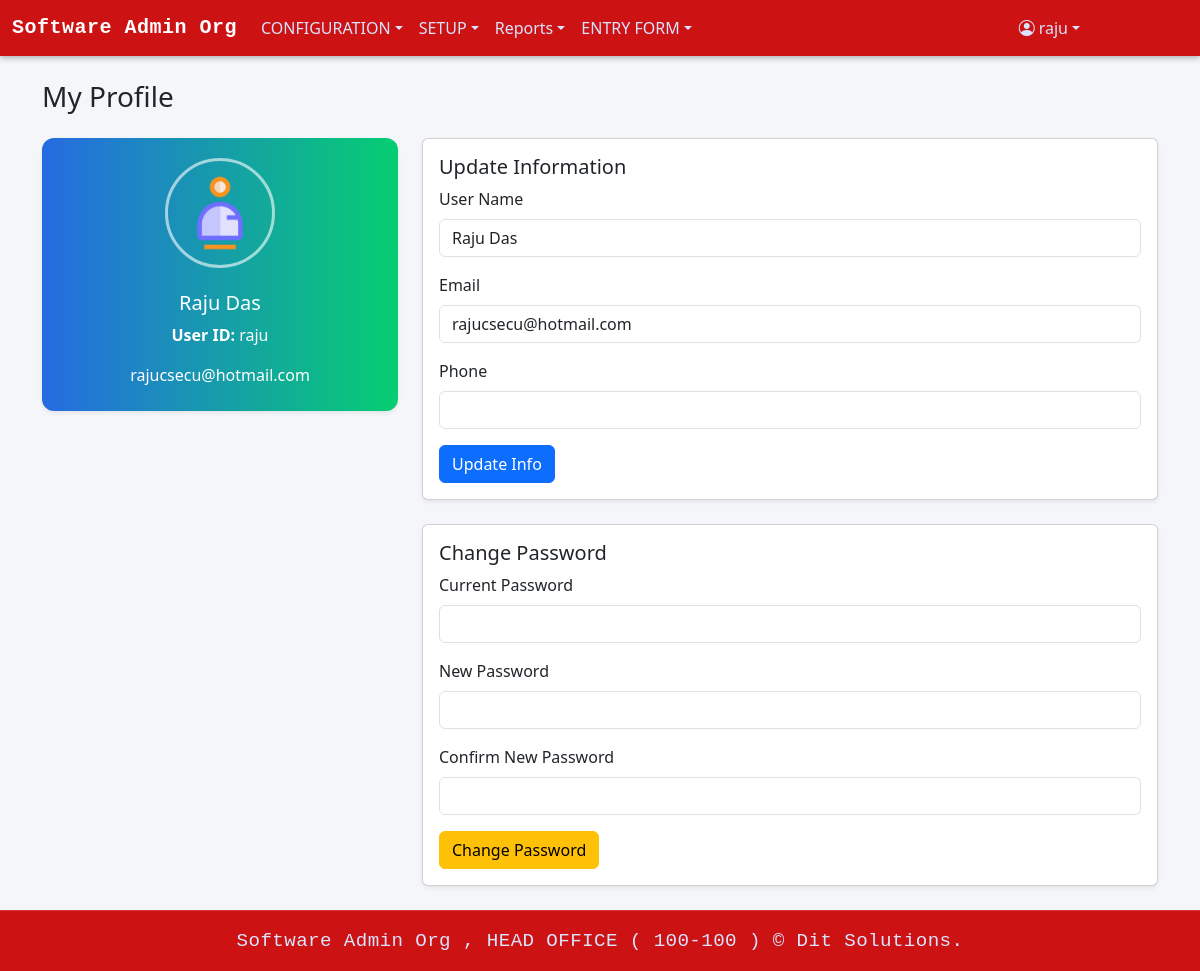
Page /profile.php (signed in) on the committed database.
### tables this page shows
CREATE TABLE `menu_info` (
  `MENU_ID` int(11) NOT NULL,
  `MENU_NAME` varchar(100) NOT NULL,
  `MENU_LINK` varchar(255) DEFAULT NULL,
  `PARENT_ID` int(11) DEFAULT NULL
);

CREATE TABLE `user_login_info` (
  `USER_ID` varchar(200) NOT NULL,
  `USER_PASSWORD` varchar(200) NOT NULL,
  `EMAIL` varchar(100) DEFAULT NULL,
  `PHONE` varchar(20) DEFAULT NULL,
  `ENTRY_DATE` date DEFAULT NULL,
  `AUTHORIZED_STATUS` char(1) DEFAULT 'N',
  `USER_NAME` varchar(200) DEFAULT NULL,
  `USER_TYPE_ID` int(10) DEFAULT NULL,
  `BR_CODE` varchar(20) DEFAULT NULL,
  `ORG_CODE` varchar(20) DEFAULT NULL
);

### profile.php (the view, shortened to what this page needs)
<?php
require 'db.php';
$userId   = $_SESSION['user']['user_id'] ?? null;
$stmt = $pdo->prepare("SELECT * FROM user_login_info WHERE USER_ID = :uid");
$stmt->execute(['uid' => $userId]);
$user = $stmt->fetch(PDO::FETCH_ASSOC);
?>
<!DOCTYPE html>
<html lang="en">
<head>
<link href="https://cdn.jsdelivr.net/npm/bootstrap@5.3.0/dist/css/bootstrap.min.css" rel="stylesheet">
</head>
<body>
<?php include 'header.php'; ?>
<main class="container py-4">
<h3 class="mb-4">My Profile</h3>
<div class="row">
    <div class="col-md-4 mb-4">
        <div class="profile-card shadow-sm">
            <img src="plogo.png" alt="Profile Logo">
            <h5 class="mt-2"><?= htmlspecialchars($user['USER_NAME']) ?></h5>
            <p><strong>User ID:</strong> <?= htmlspecialchars($user['USER_ID']) ?></p>
            <p class="mb-1"><?= htmlspecialchars($user['EMAIL']) ?></p>
        </div>
    </div>
    <div class="col-md-8">
        <div class="card mb-4 shadow-sm">
            <div class="card-body">
                <h5>Update Information</h5>
                <form method="post">
                    <div class="mb-3">
                        <label class="form-label">User Name</label>
                        <input type="text" name="user_name" class="form-control"
                               value="<?= htmlspecialchars($user['USER_NAME']) ?>" required>
                    </div>
                    <div class="mb-3">
                        <label class="form-label">Email</label>
                        <input type="email" name="email" class="form-control"
                               value="<?= htmlspecialchars($user['EMAIL']) ?>">
                    </div>
                    <div class="mb-3">
                        <label class="form-label">Phone</label>
                        <input type="text" name="phone" class="form-control"
                               value="<?= htmlspecialchars($user['PHONE']) ?>">
                    </div>
                    <button type="submit" name="update_info" class="btn btn-primary">
                        Update Info
                    </button>
                </form>
            </div>
        </div>
        <div class="card shadow-sm">
            <div class="card-body">
                <h5>Change Password</h5>
                <form method="post">
                    <div class="mb-3">
                        <label class="form-label">Current Password</label>
                        <input type="password" name="current_password" class="form-control" required>
                    </div>
                    <div class="mb-3">
                        <label class="form-label">New Password</label>
                        <input type="password" name="new_password" class="form-control" required>
                    </div>
                    <div class="mb-3">
                        <label class="form-label">Confirm New Password</label>
                        <input type="password" name="confirm_password" class="form-control" required>
                    </div>
                    <button type="submit" name="change_password" class="btn btn-warning">
                        Change Password
                    </button>
                </form>
            </div>
        </div>
    </div>
</div>
</main>
<?php include 'footer.php'; ?>
</body>
</html>

### header.php (shortened to what this page needs)
<?php
$loginUserTypeId = $_SESSION['user']['user_type_id'] ?? '';
$loginUserId     = $_SESSION['user']['user_id'] ?? '';
$sqlMenus = "SELECT m.MENU_ID, m.MENU_NAME, m.MENU_LINK, m.PARENT_ID
             FROM menu_info m
             INNER JOIN user_menu_view_permission ump
                 ON m.MENU_ID = ump.MENU_ID
             WHERE ump.USER_TYPE_ID = :user_type_id
               AND ump.CAN_VIEW = true
             ORDER BY m.MENU_ID";
$stmtMenus = $pdo->prepare($sqlMenus);
$stmtMenus->execute(['user_type_id' => $loginUserTypeId]);
$menus = $stmtMenus->fetchAll(PDO::FETCH_ASSOC);
$menuTree = [];
foreach ($menus as $menu) {
    $parentId = $menu['PARENT_ID'] ?: 0;
    $menuTree[$parentId][] = $menu;
}
?>
<!DOCTYPE html>
<html lang="en">
<head>
    <link href="https://cdn.jsdelivr.net/npm/bootstrap@5.3.0/dist/css/bootstrap.min.css" rel="stylesheet">
    <link href="https://cdn.jsdelivr.net/npm/bootstrap-icons@1.10.5/font/bootstrap-icons.css" rel="stylesheet">
</head>
<body>
<nav class="navbar navbar-expand-lg navbar-dark">
    <div class="container-fluid">
        <a class="navbar-brand" href="home.php">
            <?= htmlspecialchars($_SESSION['user']['org_name'] ?? 'Stock36') ?>
        </a>
        <div class="collapse navbar-collapse" id="navbarContent">
            <ul class="navbar-nav me-auto mb-2 mb-lg-0">
                <?php
                if (isset($menuTree[0])) {
                    foreach ($menuTree[0] as $menu) {
                        $menuId = $menu['MENU_ID'];
                        if (isset($menuTree[$menuId])) {
                            echo '<li class="nav-item dropdown">';
                            echo '<a class="nav-link dropdown-toggle" href="#" role="button" data-bs-toggle="dropdown">'
                                . htmlspecialchars($menu['MENU_NAME']) . '</a>';
                            echo '<ul class="dropdown-menu">';
                            echo '</ul></li>';
                        } else {
                            echo '<li class="nav-item">';
                            echo '<a class="nav-link" href="' . htmlspecialchars($menu['MENU_LINK']) . '">'
                                . htmlspecialchars($menu['MENU_NAME']) . '</a></li>';
                        }
                    }
                }
                ?>
            </ul>
<ul class="navbar-nav ms-auto" style="margin-right: 100px;">
    <li class="nav-item dropdown">
        <a class="nav-link dropdown-toggle d-flex align-items-center" href="#" role="button" data-bs-toggle="dropdown">
            <i class="bi bi-person-circle me-1"></i>
            <?= htmlspecialchars($loginUserId) ?>
        </a>
    </li>
</ul>
        </div>
    </div>
</nav>
</body>
</html>

### footer.php (shortened to what this page needs)
<link href="https://cdn.jsdelivr.net/npm/bootstrap@5.3.0/dist/css/bootstrap.min.css" rel="stylesheet">
<footer class="footer mt-auto text-white text-center">
    <div class="container py-2">
        <small class="mono-footer">
            <?= htmlspecialchars($_SESSION['user']['org_name'] ?? 'N/A') ?> ,
            <?= htmlspecialchars($_SESSION['user']['branch_name'] ?? 'N/A') ?> (
            <?= htmlspecialchars($_SESSION['user']['br_code'] ?? 'N/A') ?> )
            &copy; Dit Solutions.
        </small>
    </div>
</footer>

### profile.php (style rules this page uses)
.profile-card { background: linear-gradient(90deg, #266be2ff 0%, #06ce71ff 100%); color: #fff; padding: 20px; border-radius: 12px; text-align: center; }
.profile-card img { width: 110px; height: 110px; border-radius: 50%; margin-bottom: 15px; border: 3px solid rgba(255,255,255,0.6); }

### header.php (style rules this page uses)
.navbar { background: linear-gradient(90deg, rgb(204, 18, 18) 0%, rgb(204, 18, 18) 100%); box-shadow: 0 2px 6px rgba(0, 0, 0, 0.3); transition: background 0.3s ease; }
.navbar-brand { font-family: "SF Mono", "Roboto Mono", "Menlo", "Consolas", monospace; font-weight: 600; font-size: 1.3rem; color: #ffffff !important; letter-spacing: 0.5px; transition: all 0.3s ease; }
.navbar-nav .nav-link { color: #dbe4ff !important; transition: color 0.3s ease, transform 0.2s ease; }

### footer.php (style rules this page uses)
body { display: flex; flex-direction: column; min-height: 100vh; background-color: #f5f6fa; }
.footer { background: linear-gradient(90deg, rgb(204, 18, 18) 0%, rgb(204, 18, 18) 100%); border-top: 1px solid rgba(255, 255, 255, 0.15); color: #dbe4ff; text-align: center; padding: 0.5rem 0; }
.mono-footer { font-family: "Monotype Corsiva","SF Mono", "Roboto Mono", "Menlo", "Consolas", monospace; font-size: 1.2rem; letter-spacing: 0.4px; display: inline-block; color: #dbe4ff; transition: all 0.3s ease; }

### rows in the picture
menu_info: MENU_NAME "CONFIGURATION"
menu_info: MENU_NAME "SETUP"
menu_info: MENU_NAME "Reports"
menu_info: MENU_NAME "ENTRY FORM"
user_login_info: USER_NAME "Raju Das", USER_ID "raju", EMAIL "rajucsecu@hotmail.com", user_name "Raju Das", email "rajucsecu@hotmail.com"

### other values in the picture
$_SESSION['user']['org_name'] "Software Admin Org"
$loginUserId "raju"
$_SESSION['user']['branch_name'] "HEAD OFFICE"
$_SESSION['user']['br_code'] "100-100"
